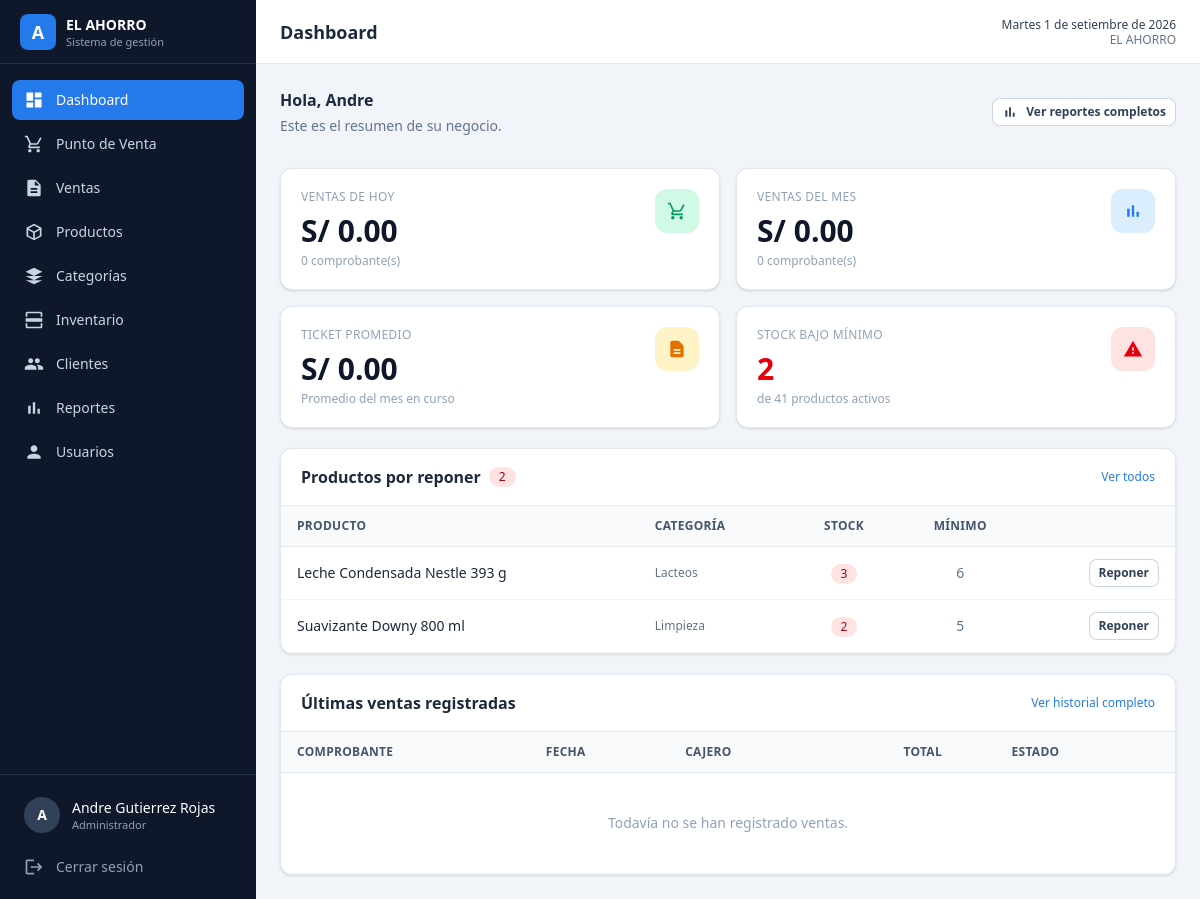
The app's page /dashboard (signed in) with its own data.
### tables this page shows
CREATE TABLE productos (
    id_producto    INT AUTO_INCREMENT PRIMARY KEY,
    codigo_barras  VARCHAR(50)   NOT NULL,
    nombre         VARCHAR(150)  NOT NULL,
    descripcion    VARCHAR(255)  NULL,
    id_categoria   INT           NOT NULL,
    precio_compra  DECIMAL(10,2) NOT NULL DEFAULT 0.00,
    precio_venta   DECIMAL(10,2) NOT NULL DEFAULT 0.00,
    stock          INT           NOT NULL DEFAULT 0,
    stock_minimo   INT           NOT NULL DEFAULT 5,
    unidad_medida  VARCHAR(20)   NOT NULL DEFAULT 'UNIDAD',
    imagen         VARCHAR(255)  NULL,
    estado         TINYINT(1)    NOT NULL DEFAULT 1,
    created_at     TIMESTAMP     NOT NULL DEFAULT CURRENT_TIMESTAMP,
    updated_at     TIMESTAMP     NULL DEFAULT NULL ON UPDATE CURRENT_TIMESTAMP,
    CONSTRAINT uq_productos_codigo UNIQUE (codigo_barras),
    CONSTRAINT fk_productos_categoria
        FOREIGN KEY (id_categoria) REFERENCES categorias (id_categoria)
        ON UPDATE CASCADE ON DELETE RESTRICT,
    INDEX idx_productos_nombre (nombre),
    INDEX idx_productos_categoria (id_categoria)
);

CREATE TABLE categorias (
    id_categoria INT AUTO_INCREMENT PRIMARY KEY,
    nombre       VARCHAR(80)   NOT NULL,
    descripcion  VARCHAR(255)  NULL,
    estado       TINYINT(1)    NOT NULL DEFAULT 1,
    created_at   TIMESTAMP     NOT NULL DEFAULT CURRENT_TIMESTAMP,
    CONSTRAINT uq_categorias_nombre UNIQUE (nombre)
);

### middleware/Auth.php (called while the page is built, shortened)
<?php
class Auth
{
    public static function nombre()
    {
        return $_SESSION['usuario']['nombre'] ?? '';
    }
}

### config.php (called while the page is built, shortened)
<?php
function e($valor)
{
    return htmlspecialchars((string) $valor, ENT_QUOTES, 'UTF-8');
}
function money($monto)
{
    return 'S/ ' . number_format((float) $monto, 2, '.', ',');
}

### database/Conexion.php (called while the page is built)
<?php
class Conexion
{
    private static $instancia = null;
    public static function conectar()
    {
        if (self::$instancia !== null) {
            return self::$instancia;
        }
        try {
            $host = $_ENV['DB_HOST'] ?? (getenv('DB_HOST') ?: 'localhost');
            $db   = $_ENV['DB_NAME'] ?? (getenv('DB_NAME') ?: 'minimarket');
            $user = $_ENV['DB_USER'] ?? (getenv('DB_USER') ?: 'root');
            $pass = $_ENV['DB_PASS'] ?? (getenv('DB_PASS') ?: '');
            $conexion = new PDO(
                'mysql:host=' . $host . ';dbname=' . $db . ';charset=utf8mb4',
                $user,
                $pass,
                [
                    PDO::ATTR_ERRMODE            => PDO::ERRMODE_EXCEPTION,
                    PDO::ATTR_DEFAULT_FETCH_MODE => PDO::FETCH_ASSOC,
                    PDO::ATTR_EMULATE_PREPARES   => false,
                ]
            );
            self::$instancia = $conexion;
            return $conexion;
        } catch (PDOException $e) {
            die('Error de conexión a la base de datos: ' . $e->getMessage());
        }
    }
}

### controllers/ReporteController.php (called while the page is built, shortened)
<?php
require_once __DIR__ . '/../models/Reporte.php';
require_once __DIR__ . '/../models/Producto.php';
class ReporteController
{
    private $reporte;
    private $productos;
    public function __construct()
    {
        $this->reporte   = new Reporte();
        $this->productos = new Producto();
    }
    public function dashboard()
    {
        $indicadores = $this->reporte->indicadores();
        $catalogo    = $this->productos->resumen();
        $ticketsMes = (int) $indicadores['tickets_mes'];
        $indicadores['ticket_promedio'] = $ticketsMes > 0
            ? (float) $indicadores['venta_mes'] / $ticketsMes
            : 0;
        return [
            'indicadores'   => $indicadores,
            'catalogo'      => $catalogo,
            'stockBajo'     => $this->productos->stockBajo(8),
            'ultimasVentas' => $this->reporte->ultimasVentas(8),
        ];
    }
}

### models/Reporte.php (called while the page is built, shortened)
<?php
require_once __DIR__ . '/../database/Conexion.php';
class Reporte
{
    private $conexion;
    public function __construct()
    {
        $this->conexion = Conexion::conectar();
    }
    public function indicadores()
    {
        return $this->conexion->query("
            SELECT
                COALESCE(SUM(CASE WHEN DATE(fecha) = CURDATE() THEN total END), 0)     AS venta_hoy,
                COUNT(CASE WHEN DATE(fecha) = CURDATE() THEN 1 END)                    AS tickets_hoy,
                COALESCE(SUM(CASE WHEN YEAR(fecha) = YEAR(CURDATE())
                                   AND MONTH(fecha) = MONTH(CURDATE()) THEN total END), 0) AS venta_mes,
                COUNT(CASE WHEN YEAR(fecha) = YEAR(CURDATE())
                            AND MONTH(fecha) = MONTH(CURDATE()) THEN 1 END)           AS tickets_mes,
                COALESCE(SUM(total), 0)                                               AS venta_total,
                COUNT(*)                                                              AS tickets_total
            FROM ventas
            WHERE estado = 'EMITIDA'
        ")->fetch();
    }
    public function ultimasVentas($limite = 8)
    {
        $stmt = $this->conexion->prepare("
            SELECT
                v.id_venta,
                CONCAT(v.serie, '-', LPAD(v.correlativo, 6, '0')) AS comprobante,
                v.fecha, v.total, v.estado,
                u.nombre AS cajero
            FROM ventas v
            INNER JOIN usuarios u ON u.id_usuario = v.id_usuario
            ORDER BY v.fecha DESC, v.id_venta DESC
            LIMIT :limite
        ");
        $stmt->bindValue(':limite', (int) $limite, PDO::PARAM_INT);
        $stmt->execute();
        return $stmt->fetchAll();
    }
}

### models/Producto.php (called while the page is built, shortened)
<?php
require_once __DIR__ . '/../database/Conexion.php';
class Producto
{
    private $conexion;
    public function __construct()
    {
        $this->conexion = Conexion::conectar();
    }
    public function stockBajo($limite = null)
    {
        $sql = "
            SELECT p.id_producto, p.nombre, p.stock, p.stock_minimo,
                   p.unidad_medida, c.nombre AS categoria
            FROM productos p
            INNER JOIN categorias c ON c.id_categoria = p.id_categoria
            WHERE p.estado = 1 AND p.stock <= p.stock_minimo
            ORDER BY (p.stock - p.stock_minimo) ASC, p.nombre ASC
        ";
        if ($limite !== null) {
            $stmt = $this->conexion->prepare($sql . " LIMIT :limite");
            $stmt->bindValue(':limite', (int) $limite, PDO::PARAM_INT);
            $stmt->execute();
            return $stmt->fetchAll();
        }
        return $this->conexion->query($sql)->fetchAll();
    }
    public function resumen()
    {
        return $this->conexion->query("
            SELECT
                COUNT(*)                                          AS total,
                SUM(CASE WHEN stock <= stock_minimo THEN 1 ELSE 0 END) AS bajo_minimo,
                SUM(CASE WHEN stock = 0 THEN 1 ELSE 0 END)        AS agotados,
                COALESCE(SUM(stock * precio_compra), 0)           AS valor_inventario
            FROM productos
            WHERE estado = 1
        ")->fetch();
    }
}

### pages/dashboard.php (the view, shortened to what this page needs)
<?php
require_once __DIR__ . '/../config.php';
require_once __DIR__ . '/../middleware/Auth.php';
require_once __DIR__ . '/../controllers/ReporteController.php';
$datos       = (new ReporteController())->dashboard();
$indicadores = $datos['indicadores'];
$catalogo    = $datos['catalogo'];
require __DIR__ . '/../components/layout_inicio.php';
?>
<div class="mb-8 flex flex-wrap items-center justify-between gap-3">
    <div>
        <h2 class="text-base font-semibold text-slate-800">Hola, <?= e(explode(' ', Auth::nombre())[0]) ?></h2>
        <p class="mt-1 text-sm text-slate-500">Este es el resumen de su negocio.</p>
    </div>
    <a href="<?= BASE_URL ?>reportes" class="btn-secundario btn-sm">
        <svg class="h-4 w-4" viewBox="0 0 24 24" fill="currentColor">
            <path d="M5 9.2h3V19H5V9.2zM10.6 5h2.8v14h-2.8V5zm5.6 8H19v6h-2.8v-6z" />
        </svg>
        Ver reportes completos
    </a>
</div>
<div class="mb-5 grid gap-4 sm:grid-cols-2 xl:grid-cols-4">
    <div class="tarjeta p-5">
        <div class="flex items-start justify-between">
            <div>
                <p class="text-xs font-medium tracking-wide text-slate-400 uppercase">Ventas de hoy</p>
                <p class="mt-2 text-3xl font-bold text-slate-900"><?= money($indicadores['venta_hoy']) ?></p>
                <p class="mt-1 text-xs text-slate-400">
                    <?= (int) $indicadores['tickets_hoy'] ?> comprobante(s)
                </p>
            </div>
            <span class="flex h-11 w-11 items-center justify-center rounded-xl bg-emerald-100 text-emerald-600">
            </span>
        </div>
    </div>
    <div class="tarjeta p-5">
        <div class="flex items-start justify-between">
            <div>
                <p class="text-xs font-medium tracking-wide text-slate-400 uppercase">Ventas del mes</p>
                <p class="mt-2 text-3xl font-bold text-slate-900"><?= money($indicadores['venta_mes']) ?></p>
                <p class="mt-1 text-xs text-slate-400">
                    <?= (int) $indicadores['tickets_mes'] ?> comprobante(s)
                </p>
            </div>
            <span class="flex h-11 w-11 items-center justify-center rounded-xl bg-marca-100 text-marca-600">
                <svg class="h-5 w-5" viewBox="0 0 24 24" fill="currentColor">
                    <path d="M5 9.2h3V19H5V9.2zM10.6 5h2.8v14h-2.8V5zm5.6 8H19v6h-2.8v-6z" />
                </svg>
            </span>
        </div>
    </div>
    <div class="tarjeta p-5">
        <div class="flex items-start justify-between">
            <div>
                <p class="text-xs font-medium tracking-wide text-slate-400 uppercase">Ticket promedio</p>
                <p class="mt-2 text-3xl font-bold text-slate-900"><?= money($indicadores['ticket_promedio']) ?></p>
                <p class="mt-1 text-xs text-slate-400">Promedio del mes en curso</p>
            </div>
            <span class="flex h-11 w-11 items-center justify-center rounded-xl bg-amber-100 text-amber-600">
                <svg class="h-5 w-5" viewBox="0 0 24 24" fill="currentColor">
                    <path d="M14 2H6a2 2 0 0 0-2 2v16a2 2 0 0 0 2 2h12a2 2 0 0 0 2-2V8l-6-6zm2 16H8v-2h8v2zm0-4H8v-2h8v2z" />
                </svg>
            </span>
        </div>
    </div>
    <a href="<?= BASE_URL ?>productos?stock_bajo=1" class="tarjeta block p-5 transition hover:border-red-200 hover:shadow-md">
        <div class="flex items-start justify-between">
            <div>
                <p class="text-xs font-medium tracking-wide text-slate-400 uppercase">Stock bajo mínimo</p>
                <p class="mt-2 text-3xl font-bold <?= (int) $catalogo['bajo_minimo'] > 0 ? 'text-red-600' : 'text-slate-900' ?>">
                    <?= (int) $catalogo['bajo_minimo'] ?>
                </p>
                <p class="mt-1 text-xs text-slate-400">
                    de <?= (int) $catalogo['total'] ?> productos activos
                </p>
            </div>
            <span class="flex h-11 w-11 items-center justify-center rounded-xl bg-red-100 text-red-600">
                <svg class="h-5 w-5" viewBox="0 0 24 24" fill="currentColor">
                    <path d="M1 21h22L12 2 1 21zm12-3h-2v-2h2v2zm0-4h-2v-4h2v4z" />
                </svg>
            </span>
        </div>
    </a>
</div>
<div class="mb-5">
    <div class="tarjeta overflow-hidden">
        <div class="flex items-center justify-between border-b border-slate-200 px-5 py-4">
            <div class="flex items-center gap-2">
                <h2 class="font-semibold text-slate-800">Productos por reponer</h2>
                <?php if (!empty($datos['stockBajo'])): ?>
                    <span class="badge-rojo"><?= count($datos['stockBajo']) ?></span>
                <?php endif; ?>
            </div>
            <a href="<?= BASE_URL ?>productos?stock_bajo=1"
                class="text-xs font-medium text-marca-600 hover:text-marca-700">Ver todos</a>
        </div>
        <div class="hidden overflow-x-auto sm:block">
            <table class="tabla">
                <thead>
                    <tr>
                        <th>Producto</th>
                        <th>Categoría</th>
                        <th class="text-center">Stock</th>
                        <th class="text-center">Mínimo</th>
                        <th></th>
                    </tr>
                </thead>
                <tbody>
                    <?php foreach ($datos['stockBajo'] as $producto): ?>
                        <tr>
                            <td class="font-medium text-slate-800"><?= e($producto['nombre']) ?></td>
                            <td class="text-xs text-slate-500"><?= e($producto['categoria']) ?></td>
                            <td class="text-center">
                                <span class="badge-rojo"><?= (int) $producto['stock'] ?></span>
                            </td>
                            <td class="text-center text-slate-500"><?= (int) $producto['stock_minimo'] ?></td>
                            <td class="text-right">
                                <a href="<?= BASE_URL ?>inventario?id_producto=<?= (int) $producto['id_producto'] ?>"
                                    class="btn-secundario btn-sm">Reponer</a>
                            </td>
                        </tr>
                    <?php endforeach; ?>
                </tbody>
            </table>
        </div>
    </div>
</div>
<div class="tarjeta overflow-hidden">
    <div class="flex items-center justify-between border-b border-slate-200 px-5 py-4">
        <h2 class="font-semibold text-slate-800">Últimas ventas registradas</h2>
        <a href="<?= BASE_URL ?>ventas" class="text-xs font-medium text-marca-600 hover:text-marca-700">
            Ver historial completo
        </a>
    </div>
    <div class="hidden overflow-x-auto sm:block">
        <table class="tabla">
            <thead>
                <tr>
                    <th>Comprobante</th>
                    <th>Fecha</th>
                    <th>Cajero</th>
                    <th class="text-right">Total</th>
                    <th class="text-center">Estado</th>
                    <th></th>
                </tr>
            </thead>
            <tbody>
                <?php if (empty($datos['ultimasVentas'])): ?>
                    <tr>
                        <td colspan="6" class="px-4 py-10 text-center text-slate-400">
                            Todavía no se han registrado ventas.
                        </td>
                    </tr>
                <?php endif; ?>
            </tbody>
        </table>
    </div>
</div>
<?php require __DIR__ . '/../components/layout_fin.php'; ?>

### records on screen
productos: nombre "Leche Condensada Nestle 393 g", id_categoria.nombre "Lacteos", stock "3", stock_minimo "6"
productos: nombre "Suavizante Downy 800 ml", id_categoria.nombre "Limpieza", stock "2", stock_minimo "5"

### other values on screen
$__nombreComercial "EL AHORRO"
$item['texto'] "Dashboard"
$item['texto'] "Punto de Venta"
$item['texto'] "Ventas"
$item['texto'] "Productos"
$item['texto'] "Categorías"
$item['texto'] "Inventario"
$item['texto'] "Clientes"
$item['texto'] "Reportes"
$item['texto'] "Usuarios"
mb_strtoupper(mb_substr(Auth::nombre(), 0, 1)) "A"
Auth::nombre() "Andre Gutierrez Rojas"
$__rolActual "Administrador"
$titulo "Dashboard"
strftime_es() "Martes 1 de setiembre de 2026"
